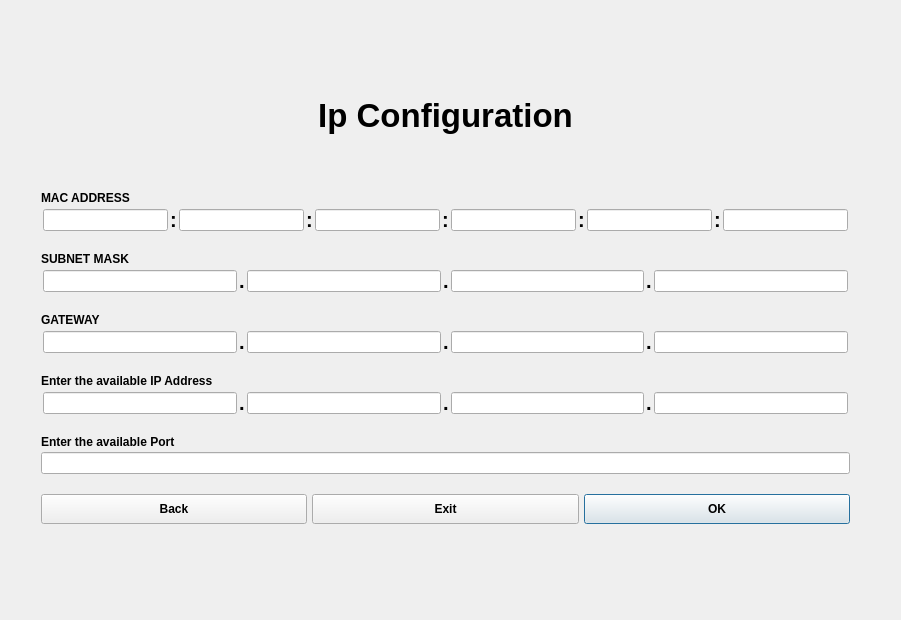
     <widget class="QWidget" name="page_5">
      <layout class="QGridLayout" name="gridLayout_5">
       <item row="1" column="0">
        <spacer name="horizontalSpacer_9">
         <property name="orientation">
          <enum>Qt::Horizontal</enum>
         </property>
         <property name="sizeHint" stdset="0">
          <size>
           <width>18</width>
           <height>20</height>
          </size>
         </property>
        </spacer>
       </item>
       <item row="0" column="2">
        <spacer name="verticalSpacer_9">
         <property name="orientation">
          <enum>Qt::Vertical</enum>
         </property>
         <property name="sizeHint" stdset="0">
          <size>
           <width>20</width>
           <height>86</height>
          </size>
         </property>
        </spacer>
       </item>
       <item row="1" column="3">
        <spacer name="horizontalSpacer_10">
         <property name="orientation">
          <enum>Qt::Horizontal</enum>
         </property>
         <property name="sizeHint" stdset="0">
          <size>
           <width>18</width>
           <height>20</height>
          </size>
         </property>
        </spacer>
       </item>
       <item row="2" column="1">
        <spacer name="verticalSpacer_10">
         <property name="orientation">
          <enum>Qt::Vertical</enum>
         </property>
         <property name="sizeHint" stdset="0">
          <size>
           <width>20</width>
           <height>85</height>
          </size>
         </property>
        </spacer>
       </item>
       <item row="1" column="1">
        <layout class="QVBoxLayout" name="verticalLayout_15">
         <property name="spacing">
          <number>20</number>
         </property>
         <property name="leftMargin">
          <number>12</number>
         </property>
         <property name="rightMargin">
          <number>2</number>
         </property>
         <item>
          <widget class="QLabel" name="IpConfigLabel">
           <property name="font">
            <font>
             <family>MS Shell Dlg 2</family>
             <pointsize>25</pointsize>
             <weight>75</weight>
             <bold>true</bold>
            </font>
           </property>
           <property name="styleSheet">
            <string notr="true"/>
           </property>
           <property name="text">
            <string>Ip Configuration</string>
           </property>
           <property name="alignment">
            <set>Qt::AlignCenter</set>
           </property>
          </widget>
         </item>
         <item>
          <widget class="QLabel" name="ipConfigErrorMsg">
           <property name="font">
            <font>
             <pointsize>11</pointsize>
             <weight>75</weight>
             <bold>true</bold>
            </font>
           </property>
           <property name="styleSheet">
            <string notr="true">color: rgb(255, 41, 41);</string>
           </property>
           <property name="text">
            <string/>
           </property>
           <property name="alignment">
            <set>Qt::AlignCenter</set>
           </property>
          </widget>
         </item>
         <item>
          <layout class="QVBoxLayout" name="verticalLayout_18">
           <property name="spacing">
            <number>3</number>
           </property>
           <item>
            <widget class="QLabel" name="label_10">
             <property name="font">
              <font>
               <pointsize>9</pointsize>
               <weight>75</weight>
               <bold>true</bold>
              </font>
             </property>
             <property name="text">
              <string>MAC ADDRESS</string>
             </property>
            </widget>
           </item>
           <item>
            <layout class="QHBoxLayout" name="horizontalLayout_11">
             <property name="spacing">
              <number>2</number>
             </property>
             <property name="leftMargin">
              <number>2</number>
             </property>
             <property name="rightMargin">
              <number>2</number>
             </property>
             <item>
              <widget class="QLineEdit" name="macInput1">
               <property name="minimumSize">
                <size>
                 <width>30</width>
                 <height>0</height>
                </size>
               </property>
               <property name="font">
                <font>
                 <weight>75</weight>
                 <bold>true</bold>
                </font>
               </property>
               <property name="inputMethodHints">
                <set>Qt::ImhNone</set>
               </property>
               <property name="maxLength">
                <number>3</number>
               </property>
               <property name="cursorPosition">
                <number>0</number>
               </property>
               <property name="readOnly">
                <bool>true</bool>
               </property>
               <property name="clearButtonEnabled">
                <bool>false</bool>
               </property>
              </widget>
             </item>
             <item>
              <widget class="QLabel" name="label_19">
               <property name="font">
                <font>
                 <pointsize>15</pointsize>
                 <weight>75</weight>
                 <bold>true</bold>
                </font>
               </property>
               <property name="text">
                <string>:</string>
               </property>
              </widget>
             </item>
             <item>
              <widget class="QLineEdit" name="macInput2">
               <property name="minimumSize">
                <size>
                 <width>30</width>
                 <height>0</height>
                </size>
               </property>
               <property name="font">
                <font>
                 <weight>75</weight>
                 <bold>true</bold>
                </font>
               </property>
               <property name="maxLength">
                <number>3</number>
               </property>
               <property name="readOnly">
                <bool>true</bool>
               </property>
               <property name="clearButtonEnabled">
                <bool>false</bool>
               </property>
              </widget>
             </item>
             <item>
              <widget class="QLabel" name="label_28">
               <property name="font">
                <font>
                 <pointsize>15</pointsize>
                 <weight>75</weight>
                 <bold>true</bold>
                </font>
               </property>
               <property name="text">
                <string>:</string>
               </property>
              </widget>
             </item>
             <item>
              <widget class="QLineEdit" name="macInput3">
               <property name="minimumSize">
                <size>
                 <width>30</width>
                 <height>0</height>
                </size>
               </property>
               <property name="font">
                <font>
                 <weight>75</weight>
                 <bold>true</bold>
                </font>
               </property>
               <property name="maxLength">
                <number>3</number>
               </property>
               <property name="readOnly">
                <bool>true</bool>
               </property>
               <property name="clearButtonEnabled">
                <bool>false</bool>
               </property>
              </widget>
             </item>
             <item>
              <widget class="QLabel" name="label_30">
               <property name="font">
                <font>
                 <pointsize>15</pointsize>
                 <weight>75</weight>
                 <bold>true</bold>
                </font>
               </property>
               <property name="text">
                <string>:</string>
               </property>
              </widget>
             </item>
             <item>
              <widget class="QLineEdit" name="macInput4">
               <property name="minimumSize">
                <size>
                 <width>30</width>
                 <height>0</height>
                </size>
               </property>
               <property name="font">
                <font>
                 <weight>75</weight>
                 <bold>true</bold>
                </font>
               </property>
               <property name="maxLength">
                <number>3</number>
               </property>
               <property name="readOnly">
                <bool>true</bool>
               </property>
               <property name="clearButtonEnabled">
                <bool>false</bool>
               </property>
              </widget>
             </item>
             <item>
              <widget class="QLabel" name="label_36">
               <property name="font">
                <font>
                 <pointsize>15</pointsize>
                 <weight>75</weight>
                 <bold>true</bold>
                </font>
               </property>
               <property name="text">
                <string>:</string>
               </property>
              </widget>
             </item>
             <item>
              <widget class="QLineEdit" name="macInput5">
               <property name="minimumSize">
                <size>
                 <width>30</width>
                 <height>0</height>
                </size>
               </property>
               <property name="font">
                <font>
                 <weight>75</weight>
                 <bold>true</bold>
                </font>
               </property>
               <property name="maxLength">
                <number>3</number>
               </property>
               <property name="readOnly">
                <bool>true</bool>
               </property>
               <property name="clearButtonEnabled">
                <bool>false</bool>
               </property>
              </widget>
             </item>
             <item>
              <widget class="QLabel" name="label_37">
               <property name="font">
                <font>
                 <pointsize>15</pointsize>
                 <weight>75</weight>
                 <bold>true</bold>
                </font>
               </property>
               <property name="text">
                <string>:</string>
               </property>
              </widget>
             </item>
             <item>
              <widget class="QLineEdit" name="macInput6">
               <property name="minimumSize">
                <size>
                 <width>30</width>
                 <height>0</height>
                </size>
               </property>
               <property name="font">
                <font>
                 <weight>75</weight>
                 <bold>true</bold>
                </font>
               </property>
               <property name="maxLength">
                <number>3</number>
               </property>
               <property name="readOnly">
                <bool>true</bool>
               </property>
               <property name="clearButtonEnabled">
                <bool>false</bool>
               </property>
              </widget>
             </item>
            </layout>
           </item>
          </layout>
         </item>
         <item>
          <layout class="QVBoxLayout" name="verticalLayout_21">
           <property name="spacing">
            <number>3</number>
           </property>
           <item>
            <widget class="QLabel" name="label_18">
             <property name="font">
              <font>
               <pointsize>9</pointsize>
               <weight>75</weight>
               <bold>true</bold>
              </font>
             </property>
             <property name="text">
              <string>SUBNET MASK</string>
             </property>
            </widget>
           </item>
           <item>
            <layout class="QHBoxLayout" name="horizontalLayout_14">
             <property name="spacing">
              <number>2</number>
             </property>
             <property name="leftMargin">
              <number>2</number>
             </property>
             <property name="rightMargin">
              <number>2</number>
             </property>
             <item>
              <widget class="QLineEdit" name="sbInput_1">
               <property name="minimumSize">
                <size>
                 <width>30</width>
                 <height>0</height>
                </size>
               </property>
               <property name="font">
                <font>
                 <weight>75</weight>
                 <bold>true</bold>
                </font>
               </property>
               <property name="inputMethodHints">
                <set>Qt::ImhNone</set>
               </property>
               <property name="maxLength">
                <number>3</number>
               </property>
               <property name="cursorPosition">
                <number>0</number>
               </property>
               <property name="clearButtonEnabled">
                <bool>true</bool>
               </property>
              </widget>
             </item>
             <item>
              <widget class="QLabel" name="label_25">
               <property name="font">
                <font>
                 <pointsize>15</pointsize>
                 <weight>75</weight>
                 <bold>true</bold>
                </font>
               </property>
               <property name="text">
                <string>.</string>
               </property>
              </widget>
             </item>
             <item>
              <widget class="QLineEdit" name="sbInput_2">
               <property name="minimumSize">
                <size>
                 <width>30</width>
                 <height>0</height>
                </size>
               </property>
               <property name="font">
                <font>
                 <weight>75</weight>
                 <bold>true</bold>
                </font>
               </property>
               <property name="maxLength">
                <number>3</number>
               </property>
               <property name="clearButtonEnabled">
                <bool>true</bool>
               </property>
              </widget>
             </item>
             <item>
              <widget class="QLabel" name="label_26">
               <property name="font">
                <font>
                 <pointsize>15</pointsize>
                 <weight>75</weight>
                 <bold>true</bold>
                </font>
               </property>
               <property name="text">
                <string>.</string>
               </property>
              </widget>
             </item>
             <item>
              <widget class="QLineEdit" name="sbInput_3">
               <property name="minimumSize">
                <size>
                 <width>30</width>
                 <height>0</height>
                </size>
               </property>
               <property name="font">
                <font>
                 <weight>75</weight>
                 <bold>true</bold>
                </font>
               </property>
               <property name="maxLength">
                <number>3</number>
               </property>
               <property name="clearButtonEnabled">
                <bool>true</bool>
               </property>
              </widget>
             </item>
             <item>
              <widget class="QLabel" name="label_27">
               <property name="font">
                <font>
                 <pointsize>15</pointsize>
                 <weight>75</weight>
                 <bold>true</bold>
                </font>
               </property>
               <property name="text">
                <string>.</string>
               </property>
              </widget>
             </item>
             <item>
              <widget class="QLineEdit" name="sbInput_4">
               <property name="minimumSize">
                <size>
                 <width>30</width>
                 <height>0</height>
                </size>
               </property>
               <property name="font">
                <font>
                 <weight>75</weight>
                 <bold>true</bold>
                </font>
               </property>
               <property name="maxLength">
                <number>3</number>
               </property>
               <property name="clearButtonEnabled">
                <bool>true</bool>
               </property>
              </widget>
             </item>
            </layout>
           </item>
          </layout>
         </item>
         <item>
          <layout class="QVBoxLayout" name="verticalLayout_19">
           <property name="spacing">
            <number>3</number>
           </property>
           <item>
            <widget class="QLabel" name="label_13">
             <property name="font">
              <font>
               <pointsize>9</pointsize>
               <weight>75</weight>
               <bold>true</bold>
              </font>
             </property>
             <property name="text">
              <string>GATEWAY</string>
             </property>
            </widget>
           </item>
           <item>
            <layout class="QHBoxLayout" name="horizontalLayout_12">
             <property name="spacing">
              <number>2</number>
             </property>
             <property name="leftMargin">
              <number>2</number>
             </property>
             <property name="rightMargin">
              <number>2</number>
             </property>
             <item>
              <widget class="QLineEdit" name="gatewayInput_1">
               <property name="minimumSize">
                <size>
                 <width>30</width>
                 <height>0</height>
                </size>
               </property>
               <property name="font">
                <font>
                 <weight>75</weight>
                 <bold>true</bold>
                </font>
               </property>
               <property name="inputMethodHints">
                <set>Qt::ImhNone</set>
               </property>
               <property name="maxLength">
                <number>3</number>
               </property>
               <property name="cursorPosition">
                <number>0</number>
               </property>
               <property name="readOnly">
                <bool>false</bool>
               </property>
               <property name="clearButtonEnabled">
                <bool>true</bool>
               </property>
              </widget>
             </item>
             <item>
              <widget class="QLabel" name="label_20">
               <property name="font">
                <font>
                 <pointsize>15</pointsize>
                 <weight>75</weight>
                 <bold>true</bold>
                </font>
               </property>
               <property name="text">
                <string>.</string>
               </property>
              </widget>
             </item>
             <item>
              <widget class="QLineEdit" name="gatewayInput_2">
               <property name="minimumSize">
                <size>
                 <width>30</width>
                 <height>0</height>
                </size>
               </property>
               <property name="font">
                <font>
                 <weight>75</weight>
                 <bold>true</bold>
                </font>
               </property>
               <property name="maxLength">
                <number>3</number>
               </property>
               <property name="readOnly">
                <bool>false</bool>
               </property>
               <property name="clearButtonEnabled">
                <bool>true</bool>
               </property>
              </widget>
             </item>
             <item>
              <widget class="QLabel" name="label_29">
               <property name="font">
                <font>
                 <pointsize>15</pointsize>
                 <weight>75</weight>
                 <bold>true</bold>
                </font>
               </property>
               <property name="text">
                <string>.</string>
               </property>
              </widget>
             </item>
             <item>
              <widget class="QLineEdit" name="gatewayInput_3">
               <property name="minimumSize">
                <size>
                 <width>30</width>
                 <height>0</height>
                </size>
               </property>
               <property name="font">
                <font>
                 <weight>75</weight>
                 <bold>true</bold>
                </font>
               </property>
               <property name="maxLength">
                <number>3</number>
               </property>
               <property name="readOnly">
                <bool>false</bool>
               </property>
               <property name="clearButtonEnabled">
                <bool>true</bool>
               </property>
              </widget>
             </item>
             <item>
              <widget class="QLabel" name="label_31">
               <property name="font">
                <font>
                 <pointsize>15</pointsize>
                 <weight>75</weight>
                 <bold>true</bold>
                </font>
               </property>
               <property name="text">
                <string>.</string>
               </property>
              </widget>
             </item>
             <item>
              <widget class="QLineEdit" name="gatewayInput_4">
               <property name="minimumSize">
                <size>
                 <width>30</width>
                 <height>0</height>
                </size>
               </property>
               <property name="font">
                <font>
                 <weight>75</weight>
                 <bold>true</bold>
                </font>
               </property>
               <property name="maxLength">
                <number>3</number>
               </property>
               <property name="readOnly">
                <bool>false</bool>
               </property>
               <property name="clearButtonEnabled">
                <bool>true</bool>
               </property>
              </widget>
             </item>
            </layout>
           </item>
          </layout>
         </item>
         <item>
          <layout class="QVBoxLayout" name="verticalLayout_17">
           <property name="spacing">
            <number>3</number>
           </property>
           <item>
            <widget class="QLabel" name="label_12">
             <property name="font">
              <font>
               <pointsize>9</pointsize>
               <weight>75</weight>
               <bold>true</bold>
              </font>
             </property>
             <property name="text">
              <string>Enter the available IP Address</string>
             </property>
            </widget>
           </item>
           <item>
            <layout class="QHBoxLayout" name="horizontalLayout_10">
             <property name="spacing">
              <number>2</number>
             </property>
             <property name="leftMargin">
              <number>2</number>
             </property>
             <property name="rightMargin">
              <number>2</number>
             </property>
             <item>
              <widget class="QLineEdit" name="avIpInput1">
               <property name="minimumSize">
                <size>
                 <width>30</width>
                 <height>0</height>
                </size>
               </property>
               <property name="font">
                <font>
                 <weight>75</weight>
                 <bold>true</bold>
                </font>
               </property>
               <property name="inputMethodHints">
                <set>Qt::ImhNone</set>
               </property>
               <property name="maxLength">
                <number>3</number>
               </property>
               <property name="cursorPosition">
                <number>0</number>
               </property>
               <property name="readOnly">
                <bool>true</bool>
               </property>
               <property name="clearButtonEnabled">
                <bool>false</bool>
               </property>
              </widget>
             </item>
             <item>
              <widget class="QLabel" name="label_21">
               <property name="font">
                <font>
                 <pointsize>15</pointsize>
                 <weight>75</weight>
                 <bold>true</bold>
                </font>
               </property>
               <property name="text">
                <string>.</string>
               </property>
              </widget>
             </item>
             <item>
              <widget class="QLineEdit" name="avIpInput2">
               <property name="minimumSize">
                <size>
                 <width>30</width>
                 <height>0</height>
                </size>
               </property>
               <property name="font">
                <font>
                 <weight>75</weight>
                 <bold>true</bold>
                </font>
               </property>
               <property name="maxLength">
                <number>3</number>
               </property>
               <property name="readOnly">
                <bool>true</bool>
               </property>
               <property name="clearButtonEnabled">
                <bool>false</bool>
               </property>
              </widget>
             </item>
             <item>
              <widget class="QLabel" name="label_22">
               <property name="font">
                <font>
                 <pointsize>15</pointsize>
                 <weight>75</weight>
                 <bold>true</bold>
                </font>
               </property>
               <property name="text">
                <string>.</string>
               </property>
              </widget>
             </item>
             <item>
              <widget class="QLineEdit" name="avIpInput3">
               <property name="minimumSize">
                <size>
                 <width>30</width>
                 <height>0</height>
                </size>
               </property>
               <property name="font">
                <font>
                 <weight>75</weight>
                 <bold>true</bold>
                </font>
               </property>
               <property name="maxLength">
                <number>3</number>
               </property>
               <property name="readOnly">
                <bool>true</bool>
               </property>
               <property name="clearButtonEnabled">
                <bool>false</bool>
               </property>
              </widget>
             </item>
             <item>
              <widget class="QLabel" name="label_23">
               <property name="font">
                <font>
                 <pointsize>15</pointsize>
                 <weight>75</weight>
                 <bold>true</bold>
                </font>
               </property>
               <property name="text">
                <string>.</string>
               </property>
              </widget>
             </item>
             <item>
              <widget class="QLineEdit" name="avIpInput4">
               <property name="minimumSize">
                <size>
                 <width>30</width>
                 <height>0</height>
                </size>
               </property>
               <property name="font">
                <font>
                 <weight>75</weight>
                 <bold>true</bold>
                </font>
               </property>
               <property name="maxLength">
                <number>3</number>
               </property>
               <property name="clearButtonEnabled">
                <bool>true</bool>
               </property>
              </widget>
             </item>
            </layout>
           </item>
          </layout>
         </item>
         <item>
          <layout class="QVBoxLayout" name="verticalLayout_16">
           <property name="spacing">
            <number>3</number>
           </property>
           <item>
            <widget class="QLabel" name="label_11">
             <property name="font">
              <font>
               <pointsize>9</pointsize>
               <weight>75</weight>
               <bold>true</bold>
              </font>
             </property>
             <property name="text">
              <string>Enter the available Port</string>
             </property>
            </widget>
           </item>
           <item>
            <widget class="QLineEdit" name="avPortInput">
             <property name="minimumSize">
              <size>
               <width>300</width>
               <height>0</height>
              </size>
             </property>
             <property name="font">
              <font>
               <weight>75</weight>
               <bold>true</bold>
              </font>
             </property>
             <property name="maxLength">
              <number>5</number>
             </property>
             <property name="echoMode">
              <enum>QLineEdit::Normal</enum>
             </property>
             <property name="clearButtonEnabled">
              <bool>true</bool>
             </property>
            </widget>
           </item>
          </layout>
         </item>
         <item>
          <layout class="QHBoxLayout" name="horizontalLayout_7">
           <property name="spacing">
            <number>5</number>
           </property>
           <item>
            <widget class="QPushButton" name="backBtn_ipconfig">
             <property name="minimumSize">
              <size>
               <width>0</width>
               <height>30</height>
              </size>
             </property>
             <property name="font">
              <font>
               <pointsize>9</pointsize>
               <weight>75</weight>
               <bold>true</bold>
              </font>
             </property>
             <property name="text">
              <string>Back</string>
             </property>
             <property name="icon">
              <iconset>
               <normaloff>:/icon/icon/x-mark-3-48.ico</normaloff>:/icon/icon/x-mark-3-48.ico</iconset>
             </property>
            </widget>
           </item>
           <item>
            <widget class="QPushButton" name="exitIpConfigBtn">
             <property name="minimumSize">
              <size>
               <width>0</width>
               <height>30</height>
              </size>
             </property>
             <property name="font">
              <font>
               <pointsize>9</pointsize>
               <weight>75</weight>
               <bold>true</bold>
              </font>
             </property>
             <property name="text">
              <string>Exit</string>
             </property>
             <property name="icon">
              <iconset>
               <normaloff>:/icon/icon/x-mark-3-48.ico</normaloff>:/icon/icon/x-mark-3-48.ico</iconset>
             </property>
            </widget>
           </item>
           <item>
            <widget class="QPushButton" name="okIpConfigBtn">
             <property name="minimumSize">
              <size>
               <width>0</width>
               <height>30</height>
              </size>
             </property>
             <property name="font">
              <font>
               <pointsize>9</pointsize>
               <weight>75</weight>
               <bold>true</bold>
              </font>
             </property>
             <property name="text">
              <string>OK</string>
             </property>
             <property name="icon">
              <iconset>
               <normaloff>:/icon/icon/login-64.ico</normaloff>:/icon/icon/login-64.ico</iconset>
             </property>
             <property name="default">
              <bool>true</bool>
             </property>
            </widget>
           </item>
          </layout>
         </item>
        </layout>
       </item>
      </layout>
     </widget>
